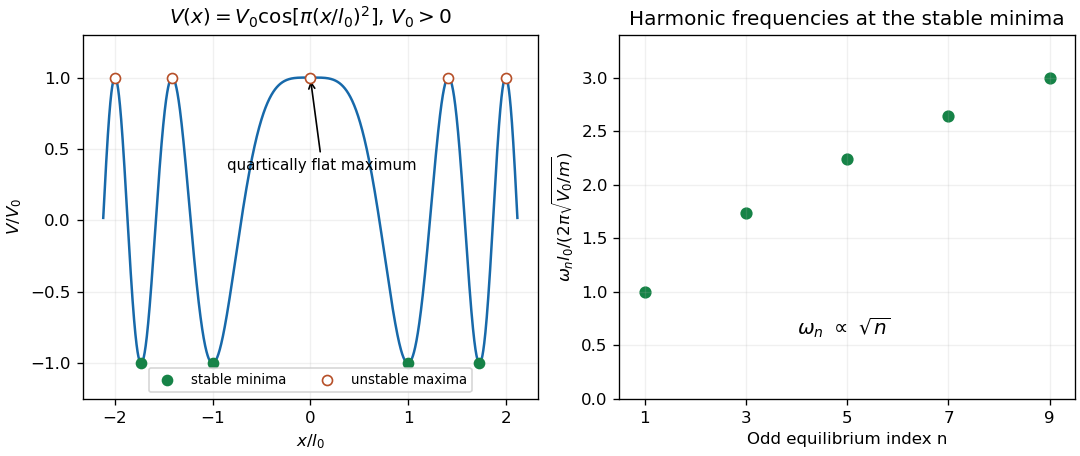

Write the Python code that produced this figure.
"""Original cosine-of-square potential and its harmonic frequencies. PNG to CWD."""
from pathlib import Path
import matplotlib
matplotlib.use('Agg')
import matplotlib.pyplot as plt
import numpy as np

fig,axes=plt.subplots(1,2,figsize=(9,3.8),layout='constrained')
x=np.linspace(-2.12,2.12,2500)
ax=axes[0];ax.plot(x,np.cos(np.pi*x*x),color='#1769aa')
stable=np.array([-np.sqrt(3),-1,1,np.sqrt(3)])
unstable=np.array([-2,-np.sqrt(2),0,np.sqrt(2),2])
ax.scatter(stable,-np.ones_like(stable),color='#168347',label='stable minima',zorder=4)
ax.scatter(unstable,np.ones_like(unstable),facecolor='white',edgecolor='#b64f28',label='unstable maxima',zorder=4)
ax.annotate('quartically flat maximum',(0,1),xytext=(-.85,.35),arrowprops={'arrowstyle':'->'},fontsize=9)
ax.set(title=r'$V(x)=V_0\cos[\pi(x/l_0)^2]$, $V_0>0$',xlabel=r'$x/l_0$',ylabel=r'$V/V_0$',ylim=(-1.25,1.3))
ax.legend(loc='lower center',ncols=2,fontsize=8)
ax=axes[1];n=np.arange(1,10,2)
ax.scatter(n,np.sqrt(n),color='#168347',s=40)
ax.set(title='Harmonic frequencies at the stable minima',xlabel='Odd equilibrium index n',ylabel=r'$\omega_n l_0/(2\pi\sqrt{V_0/m})$',xticks=n,xlim=(.5,9.5),ylim=(0,3.4))
ax.text(4,.6,r'$\omega_n\ \propto\ \sqrt{n}$',fontsize=12)
for ax in axes:ax.grid(alpha=.18)
fig.savefig(Path(__file__).with_suffix('.png').name,dpi=120,facecolor='white')
plt.close(fig)
